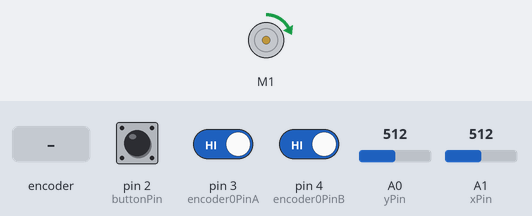
The sketch below on a simulated Arduino Uno, built with avr-gcc and run on an emulated ATmega328P. Parts: DC motor (green arrow = forward, orange = backward, longer = faster). The test bench sets the inputs (shaded band); at power-on: A1 (xPin) = 512, pin 2 (buttonPin) HIGH, pin 3 (encoder0PinA) HIGH, pin 4 (encoder0PinB) HIGH, A0 (yPin) = 512. What the sketch prints to the serial monitor is not drawn.

Above: at 1.2 s.
1.3 s: A1 (xPin) set to 11
At 2.3 s:
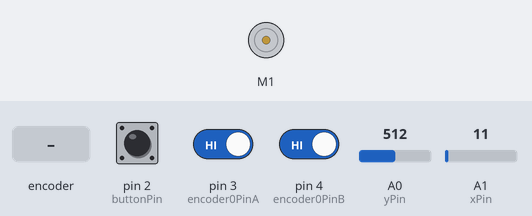
4.3 s: A1 (xPin) set to 8
At 5.3 s:
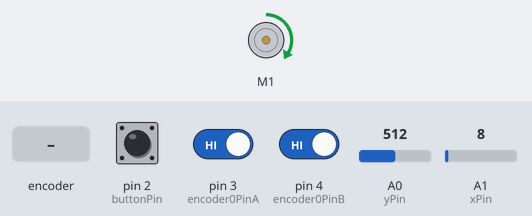
6.1 s: rotary encoder on pin 3 (encoder0PinA) / pin 4 (encoder0PinB) turned 3 steps (first pin leading)
At 7.1 s:
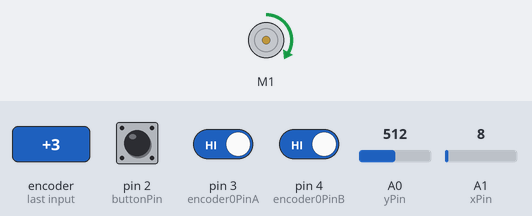
9.7 s: A1 (xPin) set to 511
At 10.8 s:
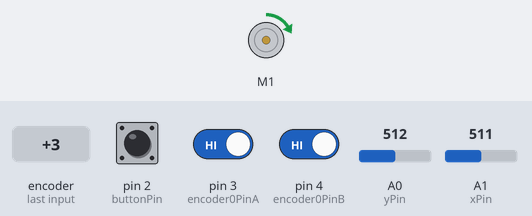
12.7 s: rotary encoder on pin 3 (encoder0PinA) / pin 4 (encoder0PinB) turned 2 steps (second pin leading)
Timing chart, 0 to 15.7 s (numbered marks = the images above; inputs shaded):
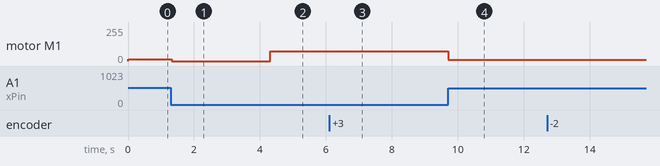

Measured:
- the behaviour switches between 10 and 9 on A1 (xPin) (found by bisection; images 1 and 2)
- after the input at 1.3 s, motor M1: forward 12/255 → stopped at once
- after the input at 4.3 s, motor M1: stopped → forward 74/255 at once
- after the input at 6.1 s, motor M1: stays forward 74/255 (without the input it goes to stopped after 3.6 s)
- after the input at 9.7 s, motor M1: forward 74/255 → forward 9/255 at once

The sketch:

motor_control_autoback.ino
```cpp
const int SW_pin = 2; // digital pin connected to switch output
const int X_pin = 0; // analog pin connected to X output
const int Y_pin = 1; // analog pin connected to Y output
int xPin = A1;
int yPin = A0;
int buttonPin = 2;

int xPosition = 0;
int yPosition = 0;
int buttonState = 0;
int val;
int encoder0PinA = 3;
int encoder0PinB = 4;
int encoder0Pos = 0;
int encoder0PinALast = LOW;
int n = LOW;

#include <Wire.h>
#include <Adafruit_MotorShield.h>
#include "utility/Adafruit_MS_PWMServoDriver.h"

// Create the motor shield object with the default I2C address
Adafruit_MotorShield AFMS = Adafruit_MotorShield();
// Or, create it with a different I2C address (say for stacking)
// Adafruit_MotorShield AFMS = Adafruit_MotorShield(0x61);

// Select which 'port' M1, M2, M3 or M4. In this case, M1
Adafruit_DCMotor *myMotor = AFMS.getMotor(1);
// You can also make another motor on port M2
//Adafruit_DCMotor *myOtherMotor = AFMS.getMotor(2);

void setup() {
  pinMode(xPin, INPUT);
  pinMode(yPin, INPUT);
  //activate pull-up resistor on the push-button pin
  pinMode(buttonPin, INPUT_PULLUP);

  pinMode (encoder0PinA, INPUT);
  pinMode (encoder0PinB, INPUT);

  Serial.begin(9600);           // set up Serial library at 9600 bps
  Serial.println("Adafruit Motorshield v2 - DC Motor test!");

  AFMS.begin();  // create with the default frequency 1.6KHz
  //AFMS.begin(1000);  // OR with a different frequency, say 1KHz

  // Set the speed to start, from 0 (off) to 255 (max speed)
  myMotor->setSpeed(150);
  myMotor->run(FORWARD);
  // turn on motor
  myMotor->run(RELEASE);
}

void loop() {
 xPosition = analogRead(xPin);
 xPosition = (xPosition-337)*100/335;
 yPosition = analogRead(yPin);
 yPosition = (yPosition-328)*10/34;
 buttonState = digitalRead(buttonPin);
//  Serial.print("X: ");
//  Serial.print(xPosition);
//  Serial.print(" | Y: ");
//  Serial.print(yPosition);
//  Serial.println("");
 int i;
 if (xPosition > 50)
 {
 myMotor->run(FORWARD);
 i = round(sqrt(pow(xPosition,2)-2500))*0.9;
 myMotor->setSpeed(i);
 delay(20);
 Serial.print("FWspeed: ");
 Serial.print(i);
 Serial.print(" ");
 //Serial.println("");
 }
 //
 if (-50 <= xPosition <= 50)
 {
  if (encoder0Pos > 5)
  {
  myMotor->run(BACKWARD);
  i = 50;//There is no need to have negative sign here
  myMotor->setSpeed(i);
  delay(5);
  }
  else if (encoder0Pos < -5)
  {
  myMotor->run(FORWARD);
  i = 50;//There is no need to have negative sign here
  myMotor->setSpeed(i);
  delay(5);
  }
  else
  {
  myMotor->run(FORWARD);
  i = 0;//There is no need to have negative sign here
  myMotor->setSpeed(i);
  }
 }
 //
 if (-50 > xPosition)
 {
 myMotor->run(BACKWARD);
 i = 0;
 myMotor->setSpeed(i);
 }

 n = digitalRead(encoder0PinA);
  if ((encoder0PinALast == LOW) && (n == HIGH)) {
    if (digitalRead(encoder0PinB) == LOW) {
      encoder0Pos--;
    } else {
      encoder0Pos++;
    }
  }
  encoder0PinALast = n;
  Serial.print ("Encoder: ");
  Serial.print (encoder0Pos);
  Serial.println ("");
}
```
